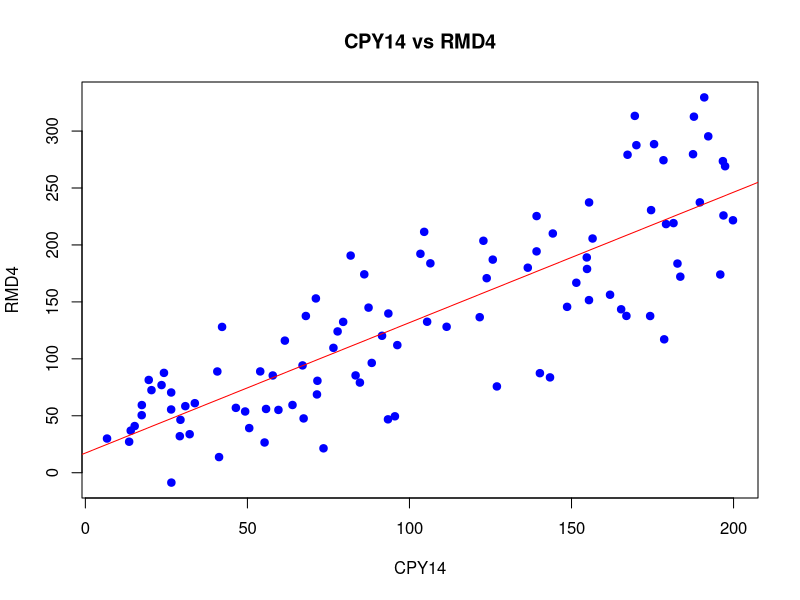
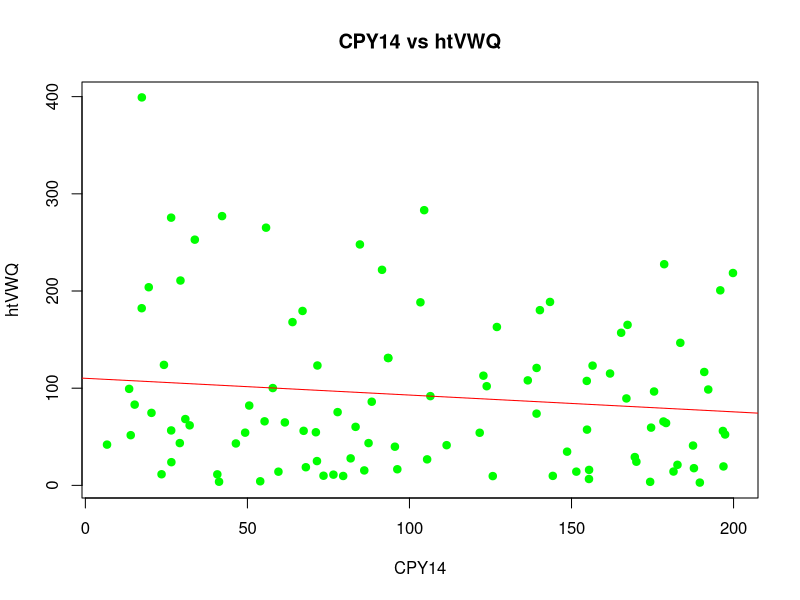
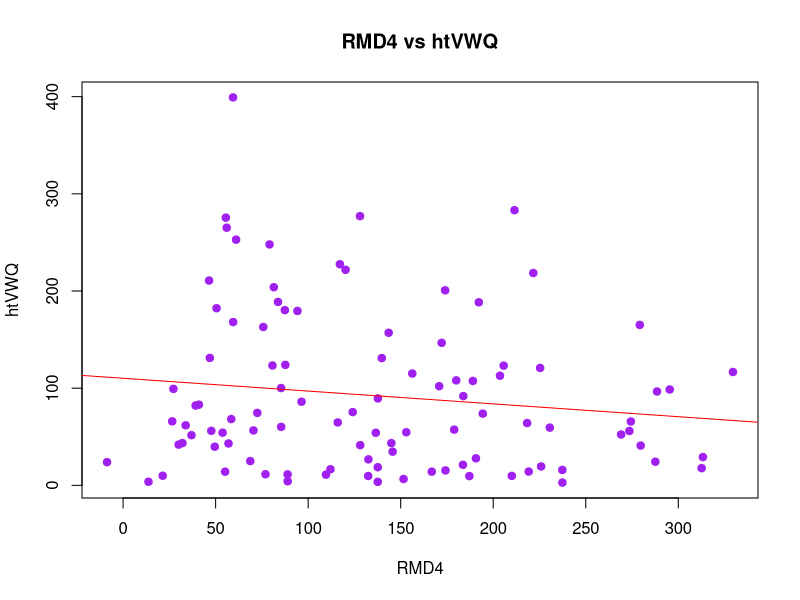
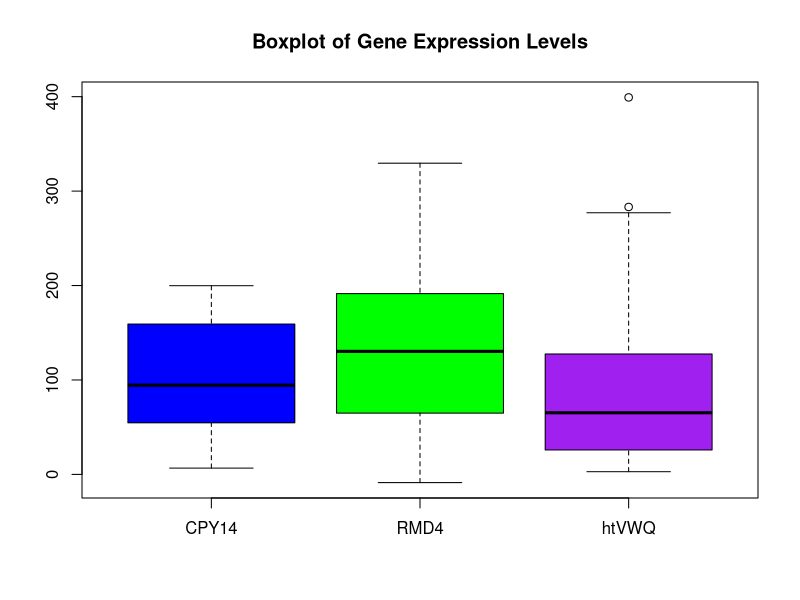
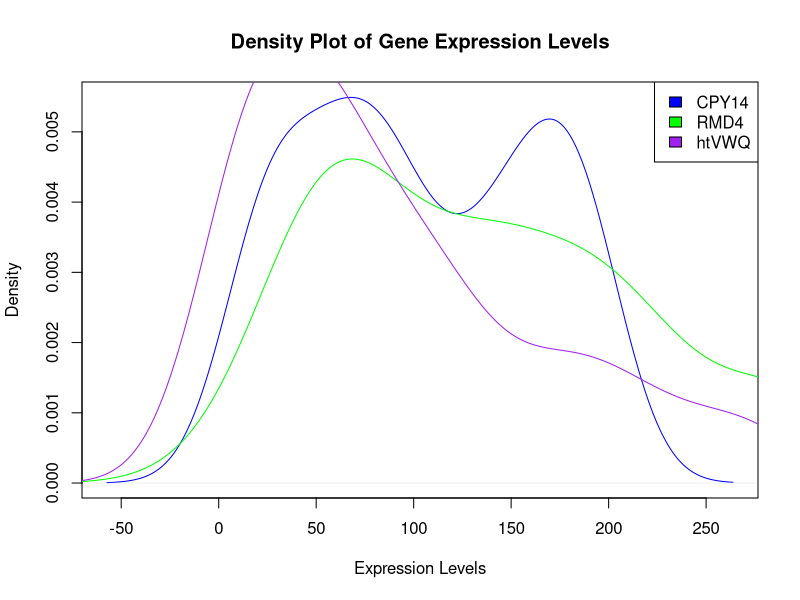

Source code (R) for these figures, in order: (Note: this script raises an error after producing the figures.)
# Set working directory
setwd("C:/Users/vlad2/Documents/GitHub/HSE-Bioinformatics/Bioinformatics/MSc/introR")
getwd()

# 1. Load the data
# Reading the data from a text file
data <- read.table("hw1.txt", header = TRUE)
print(colnames(data))  # Check column names

# Rename columns for easier access
colnames(data) <- c("CPY14", "RMD4", "htVWQ")

# 2. Correlation analysis between gene pairs
# Compute the Pearson and Spearman correlation matrices
cor_matrix_pearson <- cor(data, method = "pearson")
cor_matrix_spearman <- cor(data, method = "spearman")

# Print correlation matrices
print("Pearson Correlation Matrix:")
print(cor_matrix_pearson)

print("Spearman Correlation Matrix:")
print(cor_matrix_spearman)

# Since the distributions are not normal, Spearman's correlation was used to assess 
# the degree of monotonic dependence between pairs of genes.

# Find significant correlations (|correlation| > 0.7, excluding self-correlations)
significant_correlations_pearson <- which(abs(cor_matrix_pearson) > 0.7 & cor_matrix_pearson != 1, arr.ind = TRUE)
significant_correlations_spearman <- which(abs(cor_matrix_spearman) > 0.7 & cor_matrix_spearman != 1, arr.ind = TRUE)

# Output significant correlations
cat("\nSignificant Pearson correlations:\n")
if (nrow(significant_correlations_pearson) > 0) {
  for (i in 1:nrow(significant_correlations_pearson)) {
    row <- significant_correlations_pearson[i, 1]
    col <- significant_correlations_pearson[i, 2]
    cat(paste("Significant correlation between", colnames(data)[row], "and", colnames(data)[col], 
              ": cor =", round(cor_matrix_pearson[row, col], 3), "\n"))
  }
} else {
  cat("No significant Pearson correlations found.\n")
}

cat("\nSignificant Spearman correlations:\n")
if (nrow(significant_correlations_spearman) > 0) {
  for (i in 1:nrow(significant_correlations_spearman)) {
    row <- significant_correlations_spearman[i, 1]
    col <- significant_correlations_spearman[i, 2]
    cat(paste("Significant correlation between", colnames(data)[row], "and", colnames(data)[col], 
              ": cor =", round(cor_matrix_spearman[row, col], 3), "\n"))
  }
} else {
  cat("No significant Spearman correlations found.\n")
}

# 3. Paired t-tests for differences in gene expression
t_test_CPY14_RMD4 <- t.test(data$CPY14, data$RMD4, paired = TRUE)
t_test_CPY14_htVWQ <- t.test(data$CPY14, data$htVWQ, paired = TRUE)
t_test_RMD4_htVWQ <- t.test(data$RMD4, data$htVWQ, paired = TRUE)

# Print paired t-test results
cat("\nPaired t-tests results:\n")
cat("CPY14 vs RMD4: p-value =", t_test_CPY14_RMD4$p.value, "\n")
cat("CPY14 vs htVWQ: p-value =", t_test_CPY14_htVWQ$p.value, "\n")
cat("RMD4 vs htVWQ: p-value =", t_test_RMD4_htVWQ$p.value, "\n")

# 4. Visualize relationships with scatter plots using base R functions
# Save scatter plot for CPY14 vs RMD4
png("CPY14_vs_RMD4.png")
plot(data$CPY14, data$RMD4, main = "CPY14 vs RMD4", xlab = "CPY14", ylab = "RMD4", pch = 19, col = "blue")
abline(lm(data$RMD4 ~ data$CPY14), col = "red")  # Add linear regression line
dev.off()

# Save scatter plot for CPY14 vs htVWQ
png("CPY14_vs_htVWQ.png")
plot(data$CPY14, data$htVWQ, main = "CPY14 vs htVWQ", xlab = "CPY14", ylab = "htVWQ", pch = 19, col = "green")
abline(lm(data$htVWQ ~ data$CPY14), col = "red")  # Add linear regression line
dev.off()

# Save scatter plot for RMD4 vs htVWQ
png("RMD4_vs_htVWQ.png")
plot(data$RMD4, data$htVWQ, main = "RMD4 vs htVWQ", xlab = "RMD4", ylab = "htVWQ", pch = 19, col = "purple")
abline(lm(data$htVWQ ~ data$RMD4), col = "red")  # Add linear regression line
dev.off()

# 5. Boxplot and density plots for gene expression using base R functions
# Save boxplot for gene expression levels
png("boxplot_avg_expression.png")
boxplot(data, main = "Boxplot of Gene Expression Levels", names = c("CPY14", "RMD4", "htVWQ"), col = c("blue", "green", "purple"))
dev.off()

# Save density plot for gene expression levels
png("gene_expression_density.png")
plot(density(data$CPY14), col = "blue", main = "Density Plot of Gene Expression Levels", xlab = "Expression Levels")
lines(density(data$RMD4), col = "green")
lines(density(data$htVWQ), col = "purple")
legend("topright", legend = c("CPY14", "RMD4", "htVWQ"), fill = c("blue", "green", "purple"))
dev.off()

# 6. Save analysis results in text files
# Create data frame for correlation and t-test results
results_corr <- data.frame(
  gene_1 = c("CPY14", "RMD4", "htVWQ"),
  gene_2 = c("RMD4", "htVWQ", "CPY14"),
  pearson_correlation = c(cor_matrix_pearson[1,2], cor_matrix_pearson[2,3], cor_matrix_pearson[3,1]),
  spearman_correlation = c(cor_matrix_spearman[1,2], cor_matrix_spearman[2,3], cor_matrix_spearman[3,1])
)

results_t_test <- data.frame(
  gene_1 = c("CPY14", "RMD4", "htVWQ"),
  gene_2 = c("RMD4", "htVWQ", "CPY14"),
  t_test_p_value = c(t_test_CPY14_RMD4$p.value, t_test_CPY14_htVWQ$p.value, t_test_RMD4_htVWQ$p.value)
)

# Save results to files
write.table(results_corr, file="gene_pairs_corr_results.txt", sep="\t", row.names=FALSE, col.names=TRUE)
write.table(results_t_test, file="gene_pairs_ttest_results.txt", sep="\t", row.names=FALSE, col.names=TRUE)

print("Results saved to gene_pairs_corr_results.txt and gene_pairs_ttest_results.txt")

# 7. Cleanup environment
rm(list = ls())  # Clear all variables
dev.off(dev.list()["RStudioGD"])  # Close any open graphical windows
